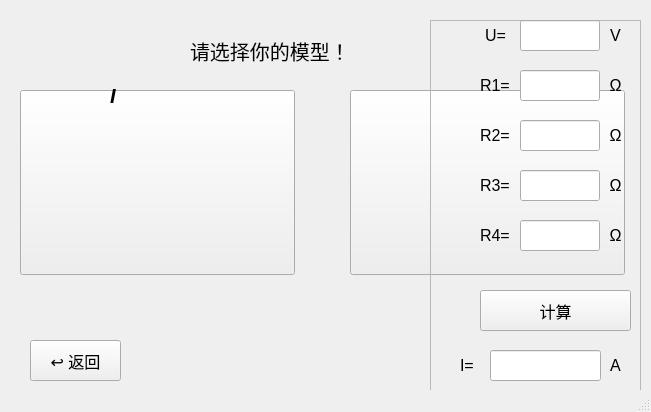
<?xml version="1.0" encoding="UTF-8"?>
<ui version="4.0">
 <class>MainWindow</class>
 <widget class="QMainWindow" name="MainWindow">
  <property name="geometry">
   <rect>
    <x>0</x>
    <y>0</y>
    <width>651</width>
    <height>412</height>
   </rect>
  </property>
  <property name="maximumSize">
   <size>
    <width>1000</width>
    <height>1000</height>
   </size>
  </property>
  <property name="font">
   <font>
    <pointsize>5</pointsize>
   </font>
  </property>
  <property name="windowTitle">
   <string>电流计算器</string>
  </property>
  <widget class="QWidget" name="centralwidget">
   <widget class="QPushButton" name="model_1">
    <property name="geometry">
     <rect>
      <x>350</x>
      <y>90</y>
      <width>275</width>
      <height>185</height>
     </rect>
    </property>
    <property name="text">
     <string/>
    </property>
   </widget>
   <widget class="QPushButton" name="model_2">
    <property name="geometry">
     <rect>
      <x>20</x>
      <y>90</y>
      <width>275</width>
      <height>185</height>
     </rect>
    </property>
    <property name="text">
     <string/>
    </property>
   </widget>
   <widget class="QLabel" name="circuit">
    <property name="geometry">
     <rect>
      <x>30</x>
      <y>40</y>
      <width>420</width>
      <height>280</height>
     </rect>
    </property>
    <property name="text">
     <string/>
    </property>
   </widget>
   <widget class="QFrame" name="frame_IO">
    <property name="geometry">
     <rect>
      <x>430</x>
      <y>20</y>
      <width>211</width>
      <height>371</height>
     </rect>
    </property>
    <property name="frameShape">
     <enum>QFrame::StyledPanel</enum>
    </property>
    <property name="frameShadow">
     <enum>QFrame::Raised</enum>
    </property>
    <widget class="QLabel" name="label_R_1">
     <property name="geometry">
      <rect>
       <x>50</x>
       <y>50</y>
       <width>40</width>
       <height>31</height>
      </rect>
     </property>
     <property name="font">
      <font>
       <pointsize>12</pointsize>
      </font>
     </property>
     <property name="text">
      <string>R1=</string>
     </property>
    </widget>
    <widget class="QLabel" name="label_V">
     <property name="geometry">
      <rect>
       <x>55</x>
       <y>0</y>
       <width>36</width>
       <height>31</height>
      </rect>
     </property>
     <property name="font">
      <font>
       <pointsize>12</pointsize>
      </font>
     </property>
     <property name="text">
      <string>U=</string>
     </property>
    </widget>
    <widget class="QLabel" name="label_R_3">
     <property name="geometry">
      <rect>
       <x>50</x>
       <y>150</y>
       <width>40</width>
       <height>31</height>
      </rect>
     </property>
     <property name="font">
      <font>
       <pointsize>12</pointsize>
      </font>
     </property>
     <property name="text">
      <string>R3=</string>
     </property>
    </widget>
    <widget class="QLabel" name="label_R_5">
     <property name="geometry">
      <rect>
       <x>170</x>
       <y>50</y>
       <width>31</width>
       <height>31</height>
      </rect>
     </property>
     <property name="font">
      <font>
       <pointsize>12</pointsize>
      </font>
     </property>
     <property name="text">
      <string>Ω</string>
     </property>
     <property name="alignment">
      <set>Qt::AlignCenter</set>
     </property>
    </widget>
    <widget class="QLabel" name="label_R_4">
     <property name="geometry">
      <rect>
       <x>50</x>
       <y>200</y>
       <width>40</width>
       <height>31</height>
      </rect>
     </property>
     <property name="font">
      <font>
       <pointsize>12</pointsize>
      </font>
     </property>
     <property name="text">
      <string>R4=</string>
     </property>
    </widget>
    <widget class="QLabel" name="label_R_6">
     <property name="geometry">
      <rect>
       <x>170</x>
       <y>100</y>
       <width>31</width>
       <height>31</height>
      </rect>
     </property>
     <property name="font">
      <font>
       <pointsize>12</pointsize>
      </font>
     </property>
     <property name="text">
      <string>Ω</string>
     </property>
     <property name="alignment">
      <set>Qt::AlignCenter</set>
     </property>
    </widget>
    <widget class="QLabel" name="label_R_7">
     <property name="geometry">
      <rect>
       <x>170</x>
       <y>150</y>
       <width>31</width>
       <height>31</height>
      </rect>
     </property>
     <property name="font">
      <font>
       <pointsize>12</pointsize>
      </font>
     </property>
     <property name="text">
      <string>Ω</string>
     </property>
     <property name="alignment">
      <set>Qt::AlignCenter</set>
     </property>
    </widget>
    <widget class="QLabel" name="label_R_2">
     <property name="geometry">
      <rect>
       <x>50</x>
       <y>100</y>
       <width>40</width>
       <height>31</height>
      </rect>
     </property>
     <property name="font">
      <font>
       <pointsize>12</pointsize>
      </font>
     </property>
     <property name="text">
      <string>R2=</string>
     </property>
    </widget>
    <widget class="QLineEdit" name="input_V">
     <property name="geometry">
      <rect>
       <x>90</x>
       <y>0</y>
       <width>80</width>
       <height>31</height>
      </rect>
     </property>
     <property name="font">
      <font>
       <pointsize>12</pointsize>
      </font>
     </property>
     <property name="text">
      <string/>
     </property>
     <property name="alignment">
      <set>Qt::AlignRight|Qt::AlignTrailing|Qt::AlignVCenter</set>
     </property>
    </widget>
    <widget class="QLineEdit" name="input_R_2">
     <property name="geometry">
      <rect>
       <x>90</x>
       <y>100</y>
       <width>80</width>
       <height>31</height>
      </rect>
     </property>
     <property name="font">
      <font>
       <pointsize>12</pointsize>
      </font>
     </property>
     <property name="text">
      <string/>
     </property>
     <property name="alignment">
      <set>Qt::AlignRight|Qt::AlignTrailing|Qt::AlignVCenter</set>
     </property>
    </widget>
    <widget class="QLineEdit" name="input_R_4">
     <property name="geometry">
      <rect>
       <x>90</x>
       <y>200</y>
       <width>80</width>
       <height>31</height>
      </rect>
     </property>
     <property name="font">
      <font>
       <pointsize>12</pointsize>
      </font>
     </property>
     <property name="text">
      <string/>
     </property>
     <property name="alignment">
      <set>Qt::AlignRight|Qt::AlignTrailing|Qt::AlignVCenter</set>
     </property>
    </widget>
    <widget class="QLabel" name="label_V_2">
     <property name="geometry">
      <rect>
       <x>170</x>
       <y>0</y>
       <width>31</width>
       <height>31</height>
      </rect>
     </property>
     <property name="font">
      <font>
       <pointsize>12</pointsize>
      </font>
     </property>
     <property name="text">
      <string>V</string>
     </property>
     <property name="alignment">
      <set>Qt::AlignCenter</set>
     </property>
    </widget>
    <widget class="QLabel" name="label_R_8">
     <property name="geometry">
      <rect>
       <x>170</x>
       <y>200</y>
       <width>31</width>
       <height>31</height>
      </rect>
     </property>
     <property name="font">
      <font>
       <pointsize>12</pointsize>
      </font>
     </property>
     <property name="text">
      <string>Ω</string>
     </property>
     <property name="alignment">
      <set>Qt::AlignCenter</set>
     </property>
    </widget>
    <widget class="QLineEdit" name="input_R_1">
     <property name="geometry">
      <rect>
       <x>90</x>
       <y>50</y>
       <width>80</width>
       <height>31</height>
      </rect>
     </property>
     <property name="font">
      <font>
       <pointsize>12</pointsize>
      </font>
     </property>
     <property name="text">
      <string/>
     </property>
     <property name="alignment">
      <set>Qt::AlignRight|Qt::AlignTrailing|Qt::AlignVCenter</set>
     </property>
    </widget>
    <widget class="QLineEdit" name="input_R_3">
     <property name="geometry">
      <rect>
       <x>90</x>
       <y>150</y>
       <width>80</width>
       <height>31</height>
      </rect>
     </property>
     <property name="font">
      <font>
       <pointsize>12</pointsize>
      </font>
     </property>
     <property name="text">
      <string/>
     </property>
     <property name="alignment">
      <set>Qt::AlignRight|Qt::AlignTrailing|Qt::AlignVCenter</set>
     </property>
    </widget>
    <widget class="QPushButton" name="calculate">
     <property name="geometry">
      <rect>
       <x>50</x>
       <y>270</y>
       <width>151</width>
       <height>41</height>
      </rect>
     </property>
     <property name="font">
      <font>
       <pointsize>12</pointsize>
      </font>
     </property>
     <property name="text">
      <string>计算</string>
     </property>
    </widget>
    <widget class="QLabel" name="label_V_3">
     <property name="geometry">
      <rect>
       <x>170</x>
       <y>330</y>
       <width>31</width>
       <height>31</height>
      </rect>
     </property>
     <property name="font">
      <font>
       <pointsize>12</pointsize>
      </font>
     </property>
     <property name="text">
      <string>A</string>
     </property>
     <property name="alignment">
      <set>Qt::AlignCenter</set>
     </property>
    </widget>
    <widget class="QLabel" name="label_I">
     <property name="geometry">
      <rect>
       <x>30</x>
       <y>330</y>
       <width>31</width>
       <height>31</height>
      </rect>
     </property>
     <property name="font">
      <font>
       <pointsize>12</pointsize>
      </font>
     </property>
     <property name="text">
      <string>I=</string>
     </property>
    </widget>
    <widget class="QLineEdit" name="output_I">
     <property name="geometry">
      <rect>
       <x>60</x>
       <y>330</y>
       <width>111</width>
       <height>31</height>
      </rect>
     </property>
     <property name="font">
      <font>
       <pointsize>12</pointsize>
      </font>
     </property>
     <property name="alignment">
      <set>Qt::AlignRight|Qt::AlignTrailing|Qt::AlignVCenter</set>
     </property>
    </widget>
   </widget>
   <widget class="QLabel" name="slogan">
    <property name="geometry">
     <rect>
      <x>190</x>
      <y>30</y>
      <width>251</width>
      <height>41</height>
     </rect>
    </property>
    <property name="font">
     <font>
      <pointsize>15</pointsize>
     </font>
    </property>
    <property name="text">
     <string>请选择你的模型！</string>
    </property>
   </widget>
   <widget class="QPushButton" name="goback">
    <property name="geometry">
     <rect>
      <x>30</x>
      <y>340</y>
      <width>91</width>
      <height>41</height>
     </rect>
    </property>
    <property name="font">
     <font>
      <pointsize>12</pointsize>
     </font>
    </property>
    <property name="text">
     <string>↩ 返回</string>
    </property>
   </widget>
   <widget class="QLabel" name="current">
    <property name="geometry">
     <rect>
      <x>110</x>
      <y>80</y>
      <width>201</width>
      <height>31</height>
     </rect>
    </property>
    <property name="font">
     <font>
      <pointsize>15</pointsize>
      <weight>75</weight>
      <italic>true</italic>
      <bold>true</bold>
      <underline>false</underline>
     </font>
    </property>
    <property name="text">
     <string>I</string>
    </property>
   </widget>
   <zorder>model_1</zorder>
   <zorder>model_2</zorder>
   <zorder>frame_IO</zorder>
   <zorder>slogan</zorder>
   <zorder>goback</zorder>
   <zorder>circuit</zorder>
   <zorder>current</zorder>
  </widget>
  <widget class="QStatusBar" name="statusbar"/>
 </widget>
 <resources/>
 <connections/>
</ui>
